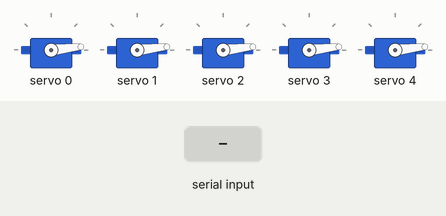
This sketch was run on a simulated ESP32. Parts: 5 × servo. The test bench sets the inputs (shaded band). Nothing arrives over Bluetooth unless stated.

Above: at 1.3 s.
1.4 s: "A" received over the second serial link
At 1.7 s:
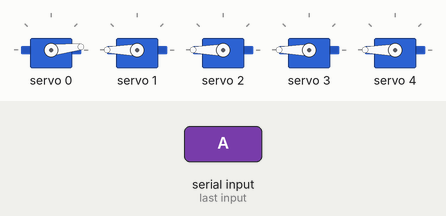
3.9 s: "B" received over the second serial link
At 4.7 s:
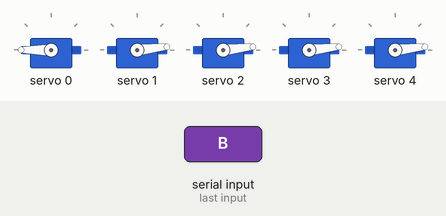
6.4 s: "C" received over the second serial link
At 6.7 s:
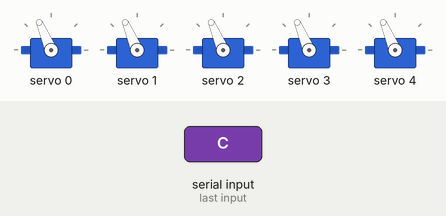
8.9 s: "D" received over the second serial link
At 9.7 s:
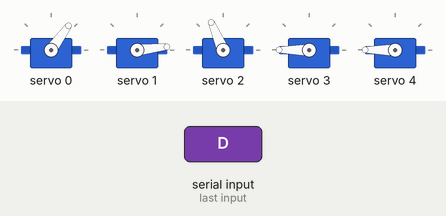
11.4 s: "E" received over the second serial link
At 11.7 s:
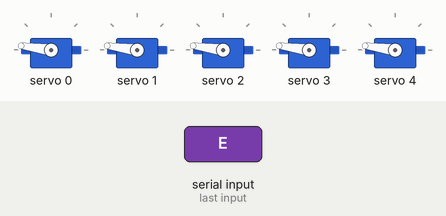
13.9 s: "F" received over the second serial link
At 14.7 s:
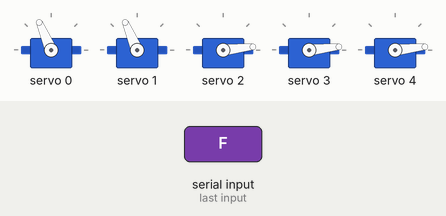
Timing chart, 0 to 16.9 s (numbered marks = the images above; inputs shaded):
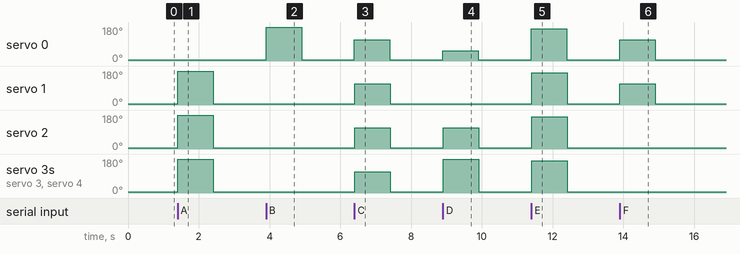

Measured:
- after the input at 1.4 s, servo 1–4: 6° → 180° at once, → 6° 1.0 s later
- after the input at 3.9 s, servo 0: 6° → 180° at once, → 6° 1.0 s later
- after the input at 6.4 s, servo 0–4: 6° → 113° at once, → 6° 1.0 s later
- after the input at 8.9 s, servo 0: 6° → 54° at once, → 6° 1.0 s later; servo 2: 6° → 113° at once, → 6° 1.0 s later; servo 3, servo 4: 6° → 180° at once, → 6° 1.0 s later
- after the input at 11.4 s, servo 0–4: 6° → 172° at once, → 6° 1.0 s later
- after the input at 13.9 s, servo 0, servo 1: 6° → 113° at once, → 6° 1.0 s later

The sketch:

firmware.ino
```cpp
#include <Wire.h>
#include <Adafruit_PWMServoDriver.h>
#include "BluetoothSerial.h"

BluetoothSerial SerialBT;
Adafruit_PWMServoDriver pca = Adafruit_PWMServoDriver(0x40);

constexpr int SERVOMIN = 125;
constexpr int SERVOMAX = 575;
constexpr unsigned long TIEMPO_LETRA = 1000;

int inicioPulgar = 0;
int inicioIndice = 0;
int inicioMedio = 0;
int inicioAnular = 0;
int inicioMenique = 0;

bool letraActiva = false;
unsigned long tiempoInicioLetra = 0;

int anguloPWM(int angulo) {
  return map(constrain(angulo, 0, 180), 0, 180, SERVOMIN, SERVOMAX);
}

void posicionInicial() {
  pca.setPWM(0, 0, anguloPWM(inicioPulgar));
  pca.setPWM(1, 0, anguloPWM(inicioIndice));
  pca.setPWM(2, 0, anguloPWM(inicioMedio));
  pca.setPWM(3, 0, anguloPWM(inicioAnular));
  pca.setPWM(4, 0, anguloPWM(inicioMenique));
  letraActiva = false;
}

void moverMano(int pulgar, int indice, int medio, int anular, int menique) {
  pca.setPWM(0, 0, anguloPWM(pulgar));
  pca.setPWM(1, 0, anguloPWM(indice));
  pca.setPWM(2, 0, anguloPWM(medio));
  pca.setPWM(3, 0, anguloPWM(anular));
  pca.setPWM(4, 0, anguloPWM(menique));
  tiempoInicioLetra = millis();
  letraActiva = true;
}

void letraA() { moverMano(0, 180, 180, 180, 180); }
void letraB() { moverMano(180, 0, 0, 0, 0); }
void letraC() { moverMano(90, 90, 90, 90, 90); }
void letraD() { moverMano(40, 0, 90, 180, 180); }
void letraE() { moverMano(140, 140, 140, 140, 140); }
void letraF() { moverMano(90, 90, 0, 0, 0); }
void letraG() { moverMano(0, 0, 180, 180, 180); }
void letraH() { moverMano(0, 0, 0, 180, 180); }
void letraI() { moverMano(180, 180, 180, 180, 0); }
void letraJ() { moverMano(180, 180, 180, 180, 0); }
void letraK() { moverMano(0, 40, 90, 180, 180); }
void letraL() { moverMano(0, 0, 180, 180, 180); }
void letraM() { moverMano(180, 0, 0, 0, 180); }
void letraN() { moverMano(180, 0, 0, 180, 180); }
void letraO() { moverMano(90, 90, 90, 90, 90); }
void letraP() { moverMano(180, 0, 90, 180, 180); }
void letraQ() { moverMano(100, 0, 180, 180, 180); }
void letraR() { moverMano(180, 0, 0, 180, 180); }
void letraS() { moverMano(180, 180, 180, 180, 180); }
void letraT() { moverMano(0, 180, 180, 180, 180); }
void letraU() { moverMano(180, 0, 0, 180, 180); }
void letraV() { moverMano(180, 0, 0, 180, 180); }
void letraW() { moverMano(180, 0, 0, 0, 180); }
void letraX() { moverMano(140, 100, 180, 180, 180); }
void letraY() { moverMano(0, 180, 180, 180, 0); }
void letraZ() { moverMano(180, 0, 180, 180, 180); }

void ejecutarComando(char comando) {
  switch (comando) {
    case 'A': letraA(); break;
    case 'B': letraB(); break;
    case 'C': letraC(); break;
    case 'D': letraD(); break;
    case 'E': letraE(); break;
    case 'F': letraF(); break;
    case 'G': letraG(); break;
    case 'H': letraH(); break;
    case 'I': letraI(); break;
    case 'J': letraJ(); break;
    case 'K': letraK(); break;
    case 'L': letraL(); break;
    case 'M': letraM(); break;
    case 'N': letraN(); break;
    case 'O': letraO(); break;
    case 'P': letraP(); break;
    case 'Q': letraQ(); break;
    case 'R': letraR(); break;
    case 'S': letraS(); break;
    case 'T': letraT(); break;
    case 'U': letraU(); break;
    case 'V': letraV(); break;
    case 'W': letraW(); break;
    case 'X': letraX(); break;
    case 'Y': letraY(); break;
    case 'Z': letraZ(); break;
    case '0': posicionInicial(); break;
  }
}

void setup() {
  Serial.begin(115200);
  SerialBT.begin("ESP32_Mano");
  Wire.begin(21, 22);
  pca.begin();
  pca.setPWMFreq(50);
  delay(100);
  posicionInicial();
}

void loop() {
  while (SerialBT.available()) {
    char comando = SerialBT.read();

    if (comando >= 'a' && comando <= 'z') {
      comando -= 32;
    }

    if ((comando >= 'A' && comando <= 'Z') || comando == '0') {
      ejecutarComando(comando);
    }
  }

  if (letraActiva && millis() - tiempoInicioLetra >= TIEMPO_LETRA) {
    posicionInicial();
  }
}
```
